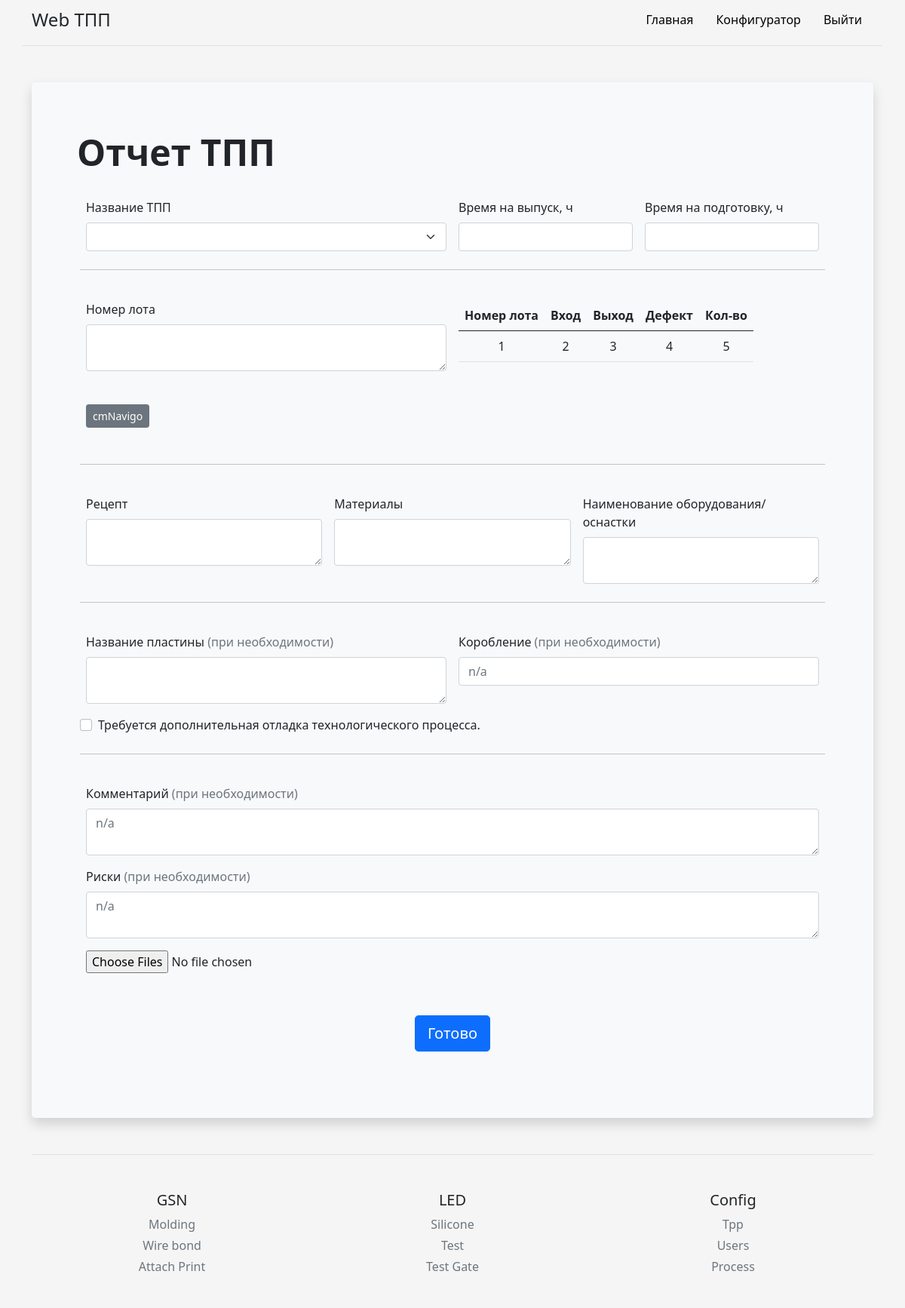
The page /Wire bond/form (signed in) on the database its author committed.
### models.py (models this page shows, shortened)
class Process(db.Model):
    id = db.Column(db.Integer, primary_key=True)
    process = db.Column(db.Text, nullable=False)
    branch = db.Column(db.Text, nullable=False)

### routes.py (the view, shortened to what this page needs)
@app_routes.route('/<string:process>/form', methods=["POST", "GET"])
@login_required
def input_form_page(process):
    import re
    from main import db
    from models import Tpp, Tpp_config, Materials, Process, Equipment, Tool
    material_choice = db.session.query(Materials, Process).select_from(Materials).join(Process).filter(Process.process == process).all()
    tpp_config = db.session.query(Tpp_config).filter_by(status="Открыт", del_status=True).all()
    equipment_choice = db.session.query(Process, Equipment).select_from(Equipment).join(Process).filter(Process.process == process).all()
    tool_choice = db.session.query(Tool, Process, Equipment).select_from(Tool).join(Equipment).join(Process).filter(Process.process == process).all()
    branch_footer = db.session.query(Process).group_by(Process.branch).all()
    process_footer = db.session.query(Process).all()
    return render_template('form_for_tpp/form.html', tpp_config=tpp_config, material_choice=material_choice, equipment_choice=equipment_choice, tool_choice=tool_choice, branch_footer=branch_footer, process_footer=process_footer)

### main.py (called while the page is built)
@login_manager.user_loader
def load_user(id):
    from models import User
    return User.query.get(int(id))

### templates/form_for_tpp/form.html (shortened to what this page needs)
{% extends 'base.html' %}
{% block body %}
<div class="container py-4">
  <div class="p-5 mb-4 bg-light rounded-3 shadow">
    <div class="container-fluid py-3">
      <h1 class="title_h1">Отчет ТПП</h1>
      <form class="container needs-validation" method="post" enctype=multipart/form-data>
        <div class="row g-3">
        <div class="col-sm-6">
            <label for="prod_name" class="form-label">Название ТПП</label>
            <select class="form-select" name="prod_name" id="prod_name" required>
                <option></option>
                {% for i in tpp_config %}
                <option>{{i.prod_sum}}</option>
                {% endfor %}
            </select>
        </div>
        <div class="col-sm-3">
            <label for="time_s" class="form-label">Время на выпуск, ч</label>
            <input type="number" class="form-control" name="time_s" id="time_s" min=0 required>
        </div>
        <div class="col-sm-3">
            <label for="time_p" class="form-label">Время на подготовку, ч</label>
            <input type="number" class="form-control" name="time_p" id="time_p" min=0 required>
        </div>
        <hr class="my-4">
        <div class="col-sm-6">
            <label for="lot_name" class="form-label">Номер лота</label>
            <textarea type="textarea" class="form-control" name="lot_name" id="lot_name"></textarea>
        </div>
        <div class="col-sm-6">
            <table class="table table-hover">
                <thead>
                    <tr>
                    <th scope="col">Номер лота</th>
                    <th scope="col">Вход</th>
                    <th scope="col">Выход</th>
                    <th scope="col">Дефект</th>
                    <th scope="col">Кол-во</th>
                    </tr>
                </thead>
                <tbody>
                    <tr>
                    <td>1</td>
                    <td>2</td>
                    <td>3</td>
                    <td>4</td>
                    <td>5</td>
                    </tr>
                </tbody>
            </table>
        </div>
        <div class="py-4">
            <button class="btn btn-sm btn-secondary btn-block" type="submit"> cmNavigo </button>
        </div>
        <hr class="my-4">
        <div class="col-sm-4">
            <label for="recipe" class="form-label">Рецепт</label>
            <textarea type="textarea" class="form-control" name="recipe" id="recipe" required></textarea>
        </div>
        <div class="col-sm-4">
            <label for="materials" class="form-label">Материалы</label>
            <textarea type="textarea" class="form-control" name="materials" id="materials"></textarea>
        </div>
        <div class="col-sm-4">
            <label for="equipment" class="form-label">Наименование оборудования/оснастки</label>
            <textarea type="textarea" class="form-control" name="equipment" id="equipment"></textarea>
        </div>
        <hr class="my-4">
        <div class="col-sm-6">
            <label for="wafer_name" class="form-label">Название пластины <span class="text-muted">(при необходимости)</span></label>
            <textarea type="textarea" class="form-control" name="wafer_name" id="wafer_name"></textarea>
        </div>
        <div class="col-sm-6">
            <label for="warpage" class="form-label">Коробление <span class="text-muted">(при необходимости)</span></label>
            <input type="text" class="form-control" name="warpage" id="warpage" placeholder="n/a">
        </div>
        <div class="form-check">
            <input type="checkbox" class="form-check-input" name="willingness" id="willingness" value="процесс не готов">
            <label class="form-check-label" for="willingness">Требуется дополнительная отладка технологического процесса.</label>
        </div>
        <hr class="my-4">
        <div class="col-sm-12">
            <label for="comment" class="form-label">Комментарий <span class="text-muted">(при необходимости)</span></label>
            <textarea type="textarea" class="form-control" name="comment" id="comment" placeholder="n/a"></textarea>
        </div>
        <div class="col-sm-12">
            <label for="risk" class="form-label">Риски <span class="text-muted">(при необходимости)</span></label>
            <textarea type="textarea" class="form-control" name="risk" id="risk" placeholder="n/a"></textarea>
        </div>
        <div class="col-sm-12">
            <p><input type=file name=file multiple>
        </div>
        <div class="py-4 text-center">
            <button class="btn btn-lg btn-primary btn-block" type="submit"> Готово </button>
        </div>
      </form>
    </div>
  </div>
</div>
{% endblock %}

### templates/base.html (shortened to what this page needs)
<!DOCTYPE html>
<html lang="en">
  <head>
    <link rel="stylesheet" href="https://cdn.jsdelivr.net/npm/bootstrap@5.1.0/dist/css/bootstrap.min.css">
    <link rel="stylesheet" href="{{ url_for('static', filename='css/main.css') }}">
  </head>
<body>
  <div class="py-2 container d-flex flex-column flex-md-row align-items-center pb-3 mb-4 border-bottom">
      <span class="fs-4">Web ТПП</span>
      <nav class="d-inline-flex mt-2 mt-md-0 ms-md-auto">
        <a class="nav__link" href="/">Главная</a>
        <a class="nav__link" href="/config_tpp">Конфигуратор</a>
        {% if current_user.is_anonymous %}
        <a class="nav__link" href="/login">Войти</a>
        {% else %}
        <a class="nav__link" href="/logout">Выйти</a>
        {% endif %}
      </nav>
    </div>
{% block body %}{% endblock %}
</body>
<footer class="container pt-4 my-md-5 pt-md-5 border-top">
    <div class="text-center row">
        {% for item in branch_footer %}
        <div class="col-6 col-md">
            <h5>{{item.branch}}</h5>
            <ul class="list-unstyled text-small">
                {% for i in process_footer %}
                {% if i.branch == item.branch %}
                <li class="mb-1"><a class="link-secondary text-decoration-none" href="/{{i.process}}">{{i.process}}</a></li>
                {% endif%}
                {% endfor %}
            </ul>
        </div>
        {% endfor %}
      <div class="col-6 col-md">
        <h5>Config</h5>
        <ul class="list-unstyled text-small">
          <li class="mb-1"><a class="link-secondary text-decoration-none" href="{{ url_for('.config_tpp') }}">Tpp</a></li>
          <li class="mb-1"><a class="link-secondary text-decoration-none" href="{{ url_for('.config_user') }}">Users</a></li>
          <li class="mb-1"><a class="link-secondary text-decoration-none" href="{{ url_for('.add_process') }}">Process</a></li>
        </ul>
      </div>
    </div>
</footer>
</html>

### static/css/main.css (style rules this page uses)
html, body { height: 100%; background-color: #f5f5f5; }
.td, a { text-decoration: none; text-align: center; color: black; }
.shadow { background: #ffcc00; box-shadow: 0 0 10px rgba(0,0,0,0.5); padding: 10px; }
.table { display: block; border-collapse: collapse; width: 100%; overflow: auto; }
th, td { text-align: center; padding: 8px; }
.title_h1 { font-size: calc(1.425rem + 2.1vw); margin-top: 0; margin-bottom: 2rem; font-weight: 700!important; line-height: 1.2; }
.nav__link { display: inline-block; vertical-align: top; margin: 0 15px; position: relative; color: rgb(0, 0, 0); text-decoration: none; transition: color .1s linear; }
.nav__link:after { content: ""; display: block; width: 100%; height: 3px; opacity: 0; background-color: #656872; position: absolute; top: 100%; left: 0; z-index: 1; transition: opacity .1s linear; }

### rows shown on the page
Process: branch "GSN", process "Molding"
Process: process "Wire bond"
Process: process "Attach Print"
Process: branch "LED", process "Silicone"
Process: process "Test"
Process: process "Test Gate"
